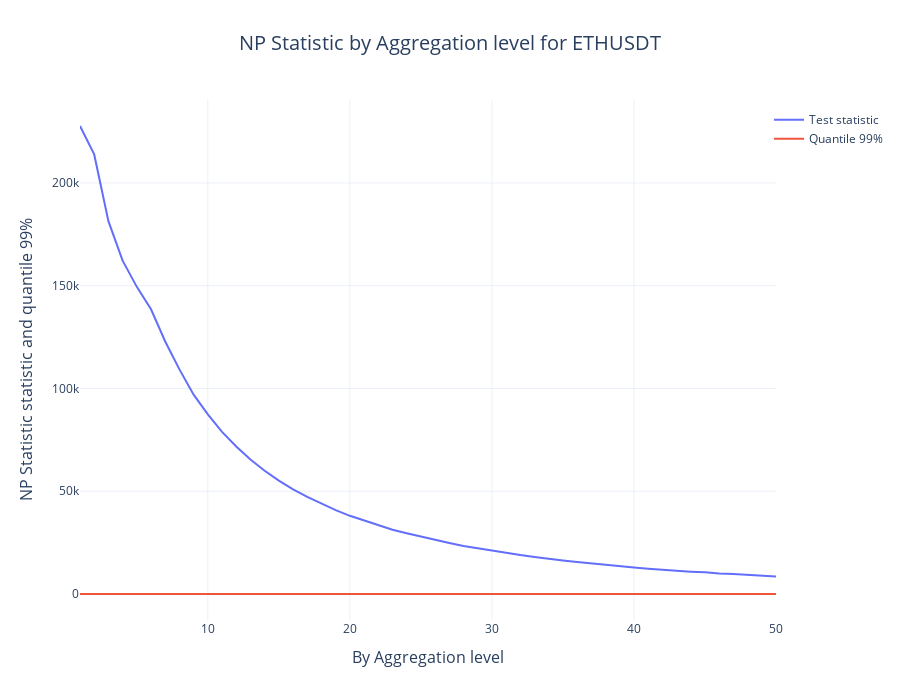

Write notebook code for a chart like this one.
### Code cell
plot_test(x_values=df_test_agg.index, 
          y1_values=df_test_agg['Test statistic'].values,
          y2_values=df_test_agg['Quantile 99'].values,
          test='NP Statistic',
          x_label='Aggregation level',
          pair='ETHUSDT')

### Figure 1 — Plotly figure (JSON) as saved in the notebook; plotly's stock layout.template omitted (floating-point values rounded to 4 significant figures)
{"data": [{"line": {"color": "dark red", "width": 2}, "mode": "lines", "name": "Test statistic", "type": "scatter", "x": [1, 2, 3, 4, 5, 6, 7, 8, 9, 10, 11, 12, 13, 14, 15, 16, 17, 18, 19, 20, 21, 22, 23, 24, 25, 26, 27, 28, 29, 30, 31, 32, 33, 34, 35, 36, 37, 38, 39, 40, 41, 42, 43, 44, 45, 46, 47, 48, 49, 50], "y": [227700.0, 213900.0, 181400.0, 162200.0, 149500.0, 138600.0, 122900.0, 109300.0, 97030.0, 87450.0, 78910.0, 71830.0, 65420.0, 59990.0, 55160.0, 50980.0, 47260.0, 43990.0, 40810.0, 38060.0, 35730.0, 33420.0, 31290.0, 29560.0, 27860.0, 26200.0, 24810.0, 23360.0, 22210.0, 21040.0, 19980.0, 18960.0, 18050.0, 17100.0, 16370.0, 15570.0, 14840.0, 14180.0, 13560.0, 12870.0, 12310.0, 11780.0, 11350.0, 10900.0, 10580.0, 9970.0, 9789.0, 9245.0, 8840.0, 8490.0]}, {"line": {"color": "dark green", "width": 2}, "mode": "lines", "name": "Quantile 99%", "type": "scatter", "x": [1, 2, 3, 4, 5, 6, 7, 8, 9, 10, 11, 12, 13, 14, 15, 16, 17, 18, 19, 20, 21, 22, 23, 24, 25, 26, 27, 28, 29, 30, 31, 32, 33, 34, 35, 36, 37, 38, 39, 40, 41, 42, 43, 44, 45, 46, 47, 48, 49, 50], "y": [30.58, 30.58, 30.58, 30.58, 30.58, 30.58, 30.58, 30.58, 30.58, 30.58, 30.58, 30.58, 30.58, 30.58, 30.58, 30.58, 30.58, 30.58, 30.58, 30.58, 30.58, 30.58, 30.58, 30.58, 30.58, 30.58, 30.58, 30.58, 30.58, 30.58, 30.58, 30.58, 30.58, 30.58, 30.58, 30.58, 30.58, 30.58, 30.58, 30.58, 30.58, 30.58, 30.58, 30.58, 30.58, 30.58, 30.58, 30.58, 30.58, 30.58]}], "layout": {"height": 700, "legend": {"x": 0.99, "xanchor": "left", "y": 0.99, "yanchor": "top"}, "title": {"font": {"size": 20}, "text": "NP Statistic by Aggregation level for ETHUSDT", "x": 0.5, "xanchor": "center"}, "width": 900, "xaxis": {"title": {"font": {"size": 16}, "text": "By Aggregation level"}}, "yaxis": {"title": {"font": {"size": 16}, "text": "NP Statistic statistic and quantile 99%"}}}}
